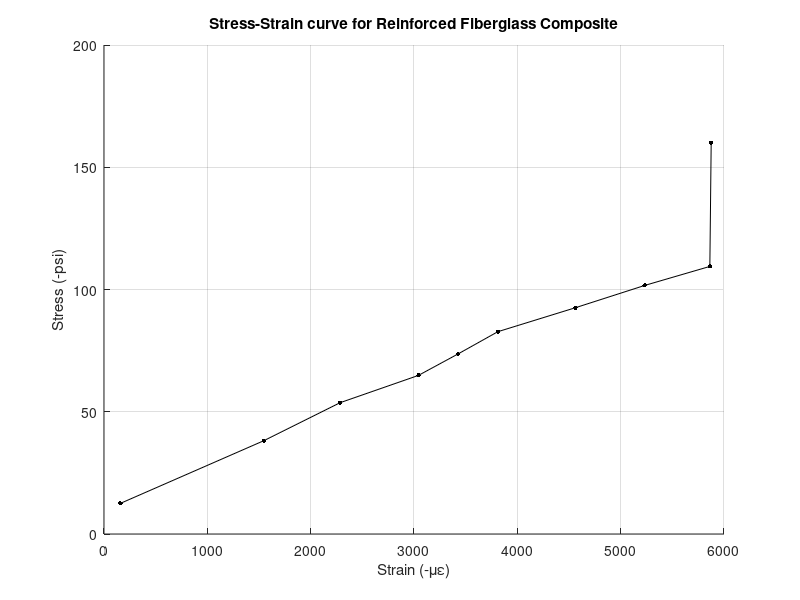

Recreate this plot in MATLAB.
% lab 7 - reinforced fiberglass composite fabrication and 4-point beam testing

% clear all vars and plots
close all; clear all; clc;

a = 1.534 * .193;  % area = width x thickness

loaddata = [3.7 11.3 15.9 19.2 21.8 24.5 27.4 30.1 32.4 47.4];
straindata = [157 1547 2285 3042 3426 3812 4562 5233 5863 5876]; 

stressdata = loaddata / a;

% plot stress vs strain
figure;
colormap(jet); 
hold on;
grid on;
title('Stress-Strain curve for Reinforced Fiberglass Composite');
%xlim([0.0045 0.0065]);
%ylim([168 192]);
xlabel('Strain (-\mu\epsilon)');
ylabel('Stress (-psi)');

plot(straindata,stressdata,'.-k','MarkerSize',10);
